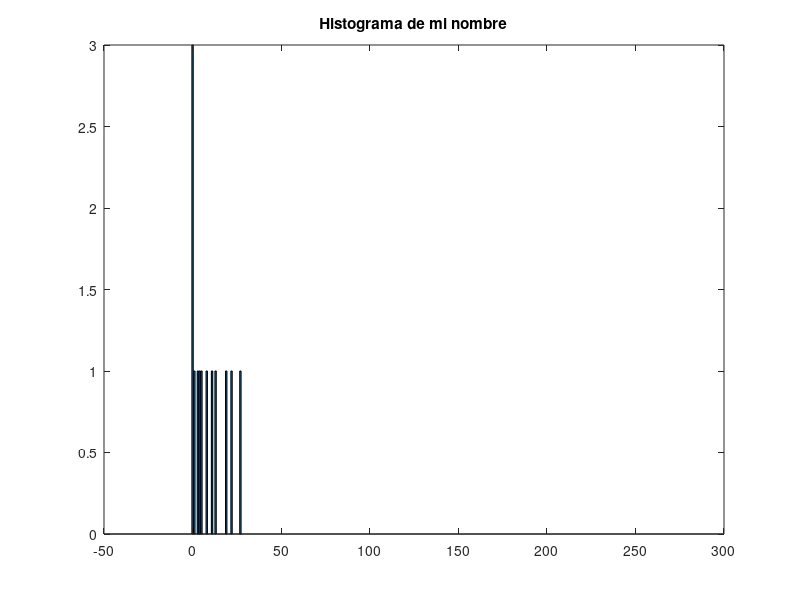

Reproduce this figure in MATLAB. (Note: this script raises an error after producing the figure.)
clc
clear all
close all
warning off all

nombre = "[5 0 1 8 0 13 27 22 0 11 3 4 19]";
nombre = str2num(nombre);
nombre = uint8(nombre);

longitud_nom = length(nombre);

tamy = size(nombre, 1);
tamx = size(nombre, 2);

[veces, pixeles] = imhist(nombre);
   
figure(1)
subplot(1,1,1);
bar(pixeles,veces);
title("Histograma de mi nombre");
 
cantidadNumeros = tamx * tamy;
 
probabilidades = veces/cantidadNumeros;
 
pixeles = string(char(pixeles + 1));
 
tempProb = [];
tempPix = [];
for i = 1:256
    if(probabilidades(i) ~= 0)
        tempProb = [tempProb probabilidades(i)];
        tempPix = [tempPix pixeles(i)];
    end
 end
 
 probabilidades = tempProb';
 pixeles = tempPix';
 
 faltan = size(probabilidades);
 faltan = faltan(1);
 
 pasosProbabilidades = string(zeros(faltan));
 pasosArbol = string(zeros(faltan));
 
 j = 1;
 
 while(faltan > 1)
     [probabilidades, indicesOrdenados] = sort(probabilidades);
     pixeles = pixeles(indicesOrdenados);
     
     pasosProbabilidades(1:faltan, j) = probabilidades;
     pasosArbol(1:faltan, j) = pixeles;
 
     newProbabilidad = probabilidades(1) + probabilidades(2);
     newString = strcat(char(257), pixeles(1), pixeles(2));
     
     probabilidades = [probabilidades(3:end); newProbabilidad];
     pixeles = [pixeles(3:end); newString];
      %%fprintf("Paso %d:\n", j);
      %%fprintf(" %s ",probabilidades);
      %%fprintf("\n");
 
     faltan = faltan - 1;
     
     j = j + 1;
     
 end
 
 arbol = char(pixeles);
 longitudArbol = strlength(arbol);
 
 codificacion = string(1:256);
 codificacionActual = '';
 k = 0;
 
 
 for i = 1 : longitudArbol
     charActual = arbol(i);
     if charActual == char(257)
         k = k + 1;
         codificacionActual(k) = '0';
          %%fprintf(" %s ",codificacionActual);
          %%fprintf("\n\n");
     else 
         codificacion(uint16(charActual)) = string(codificacionActual);
         while(k > 0 && codificacionActual(k) == '1')
             k = k - 1;
             codificacionActual = codificacionActual(1 : k);
              %%fprintf(" %s ",codificacionActual);
              %%fprintf("");
         end
 
         if k > 0
             codificacionActual(k) = '1';
              %%fprintf(" %s ",codificacionActual);
              %%fprintf("\n\n");
         end
     end
 end
 
 cantidad = size(tempPix);
 cantidad = cantidad(2);
 
 indices = find(veces ~= 0);
 codificacionTemp = codificacion(indices);
 valores = 0 : 255;
 valores = valores(indices);
 
 entropia = 0;
 sumLongitudes = 0;
 tempProb = tempProb';
 
 for i = 1 : cantidad
     bits_signo = log2(1./tempProb(i));
     bits_signo = int8(bits_signo);
 
     fprintf("\tPixel: %d \tProbabilidad: %f \tHufmann: %s\n", valores(i), tempProb(i), codificacionTemp(i));
 
     entropia = entropia + tempProb(i) * log2(1/tempProb(i));
     sumLongitudes = sumLongitudes + tempProb(i) * strlength(codificacionTemp(i));
end
 
%%format("long");
fprintf("\tLa eficiencia es de %f porciento\n", 100*entropia/sumLongitudes)